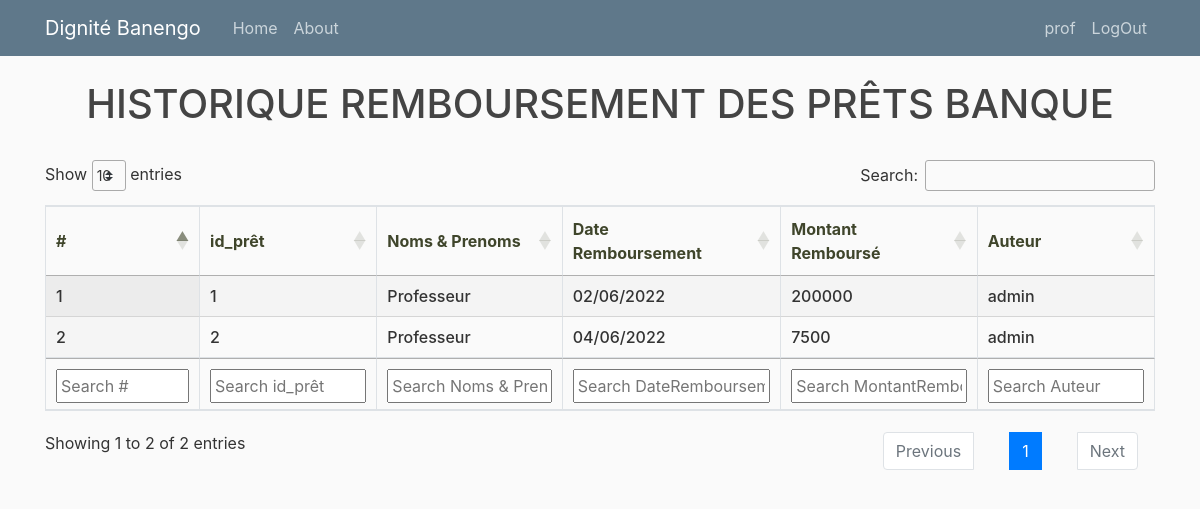
Screenshot of /bank/refundhistory/ (signed in) with the database file from the repository.
### bank/models.py (models this page shows, shortened)
class RemboursementPretBank(models.Model):
    pretbank = models.ForeignKey(PretBank, on_delete=models.CASCADE)
    date_remboursement =models.DateTimeField()
    montant = models.PositiveIntegerField()
    author= models.ForeignKey(User, on_delete=models.SET_NULL, blank=True, null=True)

class PretBank(models.Model):
    date_pret =models.DateTimeField()
    membre = models.ForeignKey(Membre, on_delete=models.CASCADE)
    profil_pret_bank = models.ForeignKey(ProfilPretBank, on_delete=models.SET_NULL, blank=True, null=True)
    montant = models.PositiveIntegerField()
    avaliseur = models.CharField(max_length=50, blank=True, null=True)
    date_remboursement =models.DateTimeField()
    taux_interet = models.PositiveIntegerField()
    created = models.DateTimeField(auto_now_add=True)
    updated = models.DateTimeField(auto_now=True)
    versement_remboursement = models.PositiveIntegerField(default=0)
    freeze = models.BooleanField(default=False)
    author= models.ForeignKey(User, on_delete=models.SET_NULL, blank=True, null=True)

### tontine/models.py (models this page shows, shortened)
class Membre(models.Model):
    user = models.OneToOneField(User, on_delete=models.CASCADE)
    nom = models.CharField(max_length=100, unique=True)
    matricule = models.CharField(max_length=8, unique=True)
    telephone = models.CharField(max_length=10, blank=True, null=True)
    qualite = models.CharField(max_length=100, blank=True, null=True)
    profession = models.CharField(max_length=100, blank=True, null=True)
    sexe = models.CharField(choices=SEXE_CHOICES, max_length=1)
    date_naissance = models.DateField(blank=True, null=True)
    date_adhesion = models.DateField()
    created = models.DateTimeField(auto_now_add=True)
    updated = models.DateTimeField(auto_now=True)
    cotisation = models.ForeignKey(MontantCotisation, on_delete=models.CASCADE)
    presence = models.ForeignKey(MontantPresence, on_delete=models.CASCADE)
    sport = models.ForeignKey(MontantSport, on_delete=models.CASCADE)
    bank = models.ForeignKey(MontantBank, on_delete=models.SET_NULL, blank=True, null=True)
    bank_bool = models.BooleanField(default=False)
    cotisation_bool = models.BooleanField(default=False)
    presence_bool = models.BooleanField(default=True)
    total_impaye = models.IntegerField(default=0)
    total_seance = models.IntegerField(default=0)
    total_consigne = models.IntegerField(default=0)
    reserve = models.IntegerField(default=0)

### bank/views.py (the view)
# urls.py: path('refundhistory/', views.refundhistory, name='refundhistory'),
@login_required
def refundhistory(request):
    if request.user.is_staff:
        remboursements = RemboursementPretBank.objects.all()
    else:
        try:
            m=request.user.membre
            remboursements = RemboursementPretBank.objects.filter(pretbank__membre = m)
        except Exception as e:
            remboursements = []
    context = {'remboursements': remboursements}
    return render(request, "bank/refundhistory.html", context)

### bank/templates/bank/refundhistory.html (shortened to what this page needs)
{% extends "tontine/base2.html" %}
{% load crispy_forms_tags %}
{% block content %}
<h1 style="text-align: center;">HISTORIQUE REMBOURSEMENT DES PRÊTS BANQUE</h1>
<br>
<table id="example" class="stripe row-border order-column table-bordered" style="width:100%">
    <thead>
        <tr>
            <th>#</th>
            <th>id_prêt</th>
            <th>Noms & Prenoms</th>
            <th>Date<br>Remboursement</th>
            <th>Montant<br>Remboursé</th>
            <th>Auteur</th>
        </tr>
    </thead>
    <tbody>
        {% for data in remboursements %}
            <tr>
                <td>{{ forloop.counter }}</td>
                <td>{{data.pretbank.id}}</td>
                <td>{{data.pretbank.membre.nom}}</td>
                <td>{{data.date_remboursement|date:"d/m/Y"}}</td>
                <td>{{data.montant}}</td>
                <td>{{ data.author}}</td>
            </tr>
            {% endfor %}
    </tbody>
    <tfoot>
        <tr>
            <th>#</th>
            <th>id_prêt</th>
            <th>Noms & Prenoms</th>
            <th>Date<br>Remboursement</th>
            <th>Montant</th>
            <th>Auteur</th>
        </tr>
    </tfoot>
</table>
{% endblock %}

### tontine/templates/tontine/base2.html (shortened to what this page needs)
{% load static %}
<!DOCTYPE html>
<html>
<head>
    <link rel="stylesheet" href="https://maxcdn.bootstrapcdn.com/bootstrap/4.0.0/css/bootstrap.min.css">
    <link rel="stylesheet" type="text/css" href="https://cdnjs.cloudflare.com/ajax/libs/twitter-bootstrap/4.5.2/css/bootstrap.css">
    <link rel="stylesheet" type="text/css" href="https://cdn.datatables.net/1.12.1/css/dataTables.bootstrap4.min.css">
    <link rel="stylesheet" type="text/css" href="https://cdn.datatables.net/1.12.1/css/jquery.dataTables.min.css">
    <link rel="stylesheet" type="text/css" href="https://cdn.datatables.net/buttons/2.2.3/css/buttons.dataTables.min.css">
    <link rel="stylesheet" type="text/css" href="{% static 'css/main.css' %}">
</head>
<body>
  <header class="site-header">
    <nav class="navbar navbar-expand-md navbar-dark bg-steel fixed-top">
      <div class="container">
        <a class="navbar-brand mr-4" href="{% url 'home' %}">Dignité Banengo</a>
        <div class="collapse navbar-collapse" id="navbarToggle">
          <div class="navbar-nav mr-auto">
            <a class="nav-item nav-link" href="{% url 'home' %}">Home</a>
            <a class="nav-item nav-link" href="{% url 'about' %}">About</a>
          </div>
          <div class="navbar-nav">
            {% if user.is_authenticated %}
        <a class="nav-item nav-link" href="{% url 'profile' %}">{{ request.user.username }}</a>
        <a class="nav-item nav-link" href="{% url 'logout' %}">LogOut</a>
        {% else %}
        <a class="nav-item nav-link" href="{% url 'login' %}">Login</a>
        <a class="nav-item nav-link" href="{% url 'inscription' %}">Register</a>
        {% endif %}
          </div>
        </div>
      </div>
    </nav>
  </header>
  <main role="main" class="container">
    <div class="row">
      <div class="col-md-12">
        {% block content %}{% endblock %}
      </div>
    </div>
  </main>
</body>
</html>

### static/css/main.css (style rules this page uses)
body { background: #fafafa; color: #333333; margin-top: 5rem; }
h1, h2, h3, h4, h5, h6 { color: #444444; }
.bg-steel { background-color: #5f788a; }
.site-header .navbar-nav .nav-link { color: #cbd5db; }

### bank/templates/bank/refundhistory.html (style rules this page uses)
th { color: #3f452b; font-weight: bold; }
td { font-weight: 490; }

### rows the page displays
RemboursementPretBank: pretbank.id "1", pretbank.membre.nom "Professeur", date_remboursement "02/06/2022", montant "200000", author "admin"
RemboursementPretBank: pretbank.id "2", pretbank.membre.nom "Professeur", date_remboursement "04/06/2022", montant "7500", author "admin"

### other values shown
{{ request.user.username }} "prof"
